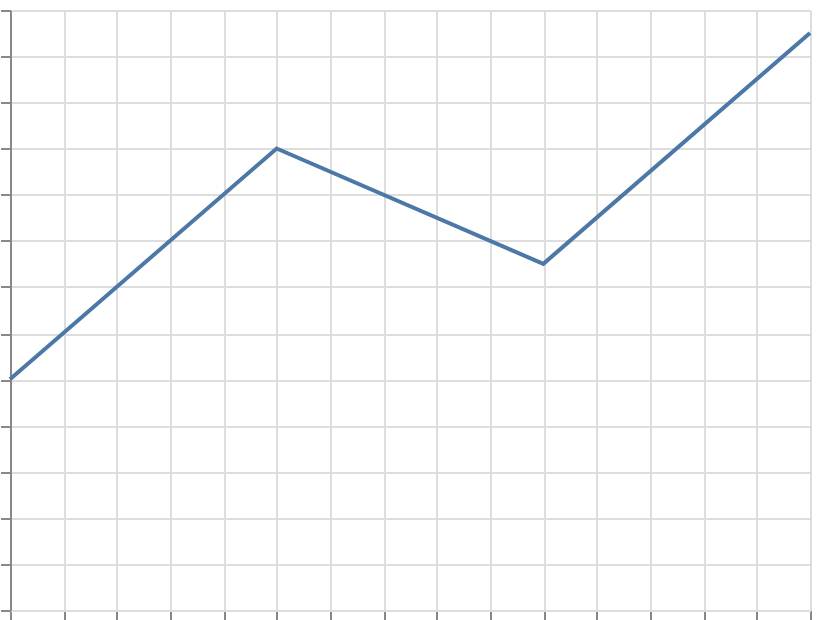

Here is the Vega-Lite specification saved for this chart:
### Vega specification from a JSON file in a GitHub repository (floating-point values rounded to 4 significant figures)
{"$schema": "https://vega.github.io/schema/vega/v6.json", "width": 400, "height": 300, "padding": 5, "autosize": "none", "data": [{"name": "table", "values": [{"x": 0, "y": 10, "c": "#4c78a8"}, {"x": 1, "y": 20, "c": "#f58518"}, {"x": 2, "y": 15, "c": "#e45756"}, {"x": 3, "y": 25, "c": "#72b7b3"}]}], "scales": [{"name": "x", "type": "linear", "domain": {"data": "table", "field": "x"}, "range": "width", "nice": true}, {"name": "y", "type": "linear", "domain": {"data": "table", "field": "y"}, "range": [{"signal": "height"}, 0], "nice": true}], "marks": [{"type": "line", "from": {"data": "table"}, "encode": {"update": {"x": {"scale": "x", "field": "x"}, "y": {"scale": "y", "field": "y"}, "stroke": {"field": "c"}, "strokeWidth": {"value": 2}}}}], "axes": [{"scale": "x", "orient": "bottom", "grid": true, "labels": false}, {"scale": "y", "orient": "left", "grid": true, "labels": false}]}
